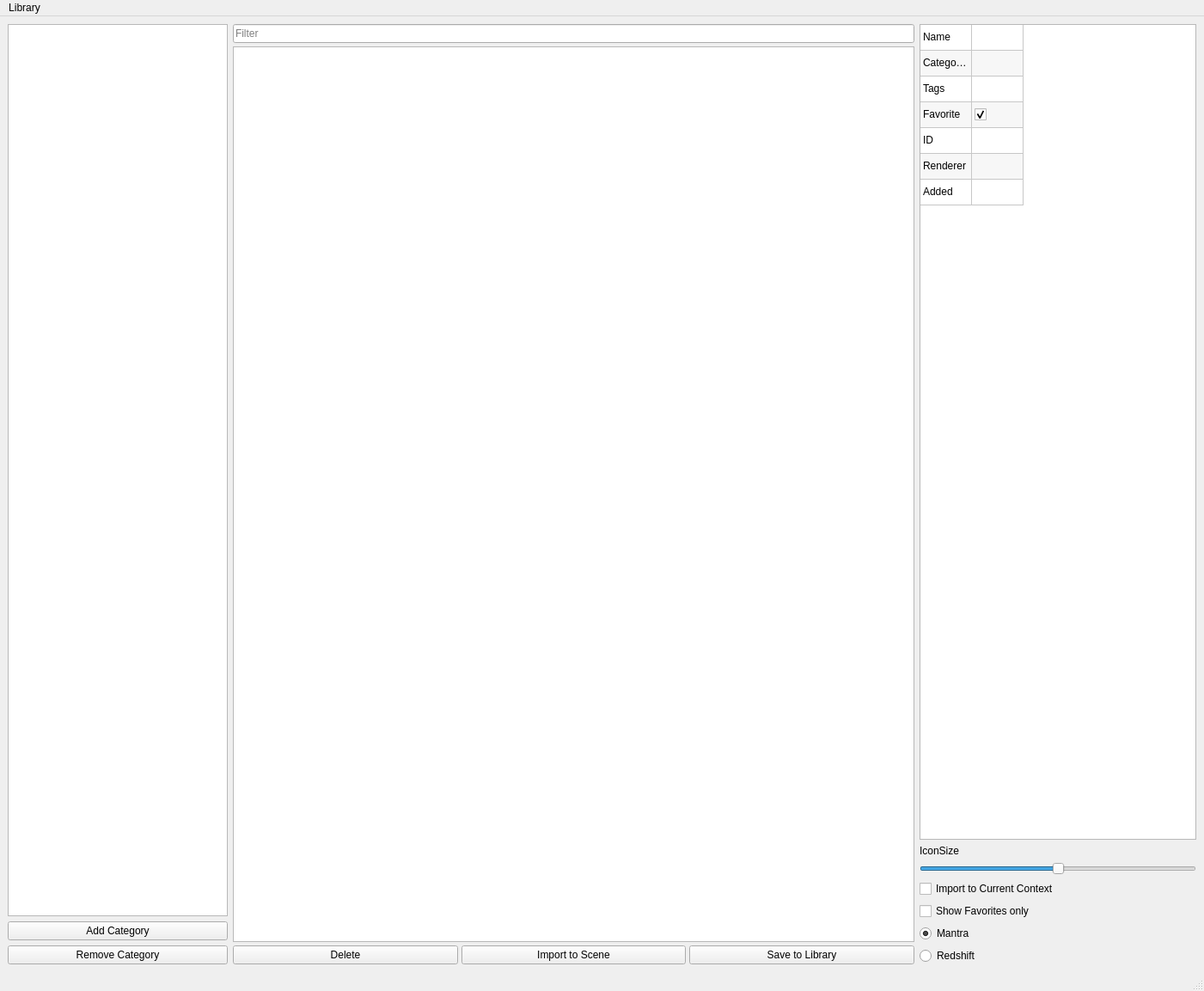
<?xml version="1.0" encoding="UTF-8"?>
<ui version="4.0">
 <class>MainWindow</class>
 <widget class="QMainWindow" name="MainWindow">
  <property name="geometry">
   <rect>
    <x>0</x>
    <y>0</y>
    <width>1401</width>
    <height>1153</height>
   </rect>
  </property>
  <property name="sizePolicy">
   <sizepolicy hsizetype="Preferred" vsizetype="Preferred">
    <horstretch>0</horstretch>
    <verstretch>0</verstretch>
   </sizepolicy>
  </property>
  <property name="minimumSize">
   <size>
    <width>500</width>
    <height>400</height>
   </size>
  </property>
  <property name="windowTitle">
   <string>MainWindow</string>
  </property>
  <widget class="QWidget" name="centralwidget">
   <property name="sizePolicy">
    <sizepolicy hsizetype="Expanding" vsizetype="Expanding">
     <horstretch>0</horstretch>
     <verstretch>0</verstretch>
    </sizepolicy>
   </property>
   <layout class="QVBoxLayout" name="verticalLayout">
    <item>
     <layout class="QHBoxLayout" name="hlayout_center">
      <property name="sizeConstraint">
       <enum>QLayout::SetDefaultConstraint</enum>
      </property>
      <item>
       <layout class="QVBoxLayout" name="verticalLayout_2">
        <property name="sizeConstraint">
         <enum>QLayout::SetMaximumSize</enum>
        </property>
        <item>
         <widget class="QListWidget" name="listw_catview">
          <property name="sizePolicy">
           <sizepolicy hsizetype="Minimum" vsizetype="MinimumExpanding">
            <horstretch>0</horstretch>
            <verstretch>0</verstretch>
           </sizepolicy>
          </property>
          <property name="minimumSize">
           <size>
            <width>80</width>
            <height>0</height>
           </size>
          </property>
          <property name="contextMenuPolicy">
           <enum>Qt::CustomContextMenu</enum>
          </property>
          <property name="editTriggers">
           <set>QAbstractItemView::NoEditTriggers</set>
          </property>
          <property name="showDropIndicator" stdset="0">
           <bool>false</bool>
          </property>
         </widget>
        </item>
        <item>
         <widget class="QPushButton" name="btn_add_cat">
          <property name="text">
           <string>Add Category</string>
          </property>
         </widget>
        </item>
        <item>
         <layout class="QHBoxLayout" name="horizontalLayout">
          <item>
           <widget class="QPushButton" name="btn_rmv_cat">
            <property name="text">
             <string>Remove Category</string>
            </property>
           </widget>
          </item>
         </layout>
        </item>
       </layout>
      </item>
      <item>
       <layout class="QVBoxLayout" name="vlayout_right">
        <property name="spacing">
         <number>4</number>
        </property>
        <property name="sizeConstraint">
         <enum>QLayout::SetDefaultConstraint</enum>
        </property>
        <property name="rightMargin">
         <number>0</number>
        </property>
        <item>
         <widget class="QLineEdit" name="line_filter">
          <property name="placeholderText">
           <string>Filter</string>
          </property>
         </widget>
        </item>
        <item>
         <widget class="QListWidget" name="listw_matview">
          <property name="contextMenuPolicy">
           <enum>Qt::CustomContextMenu</enum>
          </property>
          <property name="autoScrollMargin">
           <number>16</number>
          </property>
          <property name="editTriggers">
           <set>QAbstractItemView::CurrentChanged|QAbstractItemView::DoubleClicked|QAbstractItemView::SelectedClicked</set>
          </property>
          <property name="showDropIndicator" stdset="0">
           <bool>false</bool>
          </property>
          <property name="dragEnabled">
           <bool>false</bool>
          </property>
          <property name="dragDropMode">
           <enum>QAbstractItemView::NoDragDrop</enum>
          </property>
          <property name="defaultDropAction">
           <enum>Qt::IgnoreAction</enum>
          </property>
          <property name="selectionMode">
           <enum>QAbstractItemView::ContiguousSelection</enum>
          </property>
          <property name="flow">
           <enum>QListView::LeftToRight</enum>
          </property>
          <property name="isWrapping" stdset="0">
           <bool>true</bool>
          </property>
          <property name="resizeMode">
           <enum>QListView::Adjust</enum>
          </property>
          <property name="layoutMode">
           <enum>QListView::SinglePass</enum>
          </property>
          <property name="spacing">
           <number>0</number>
          </property>
          <property name="gridSize">
           <size>
            <width>50</width>
            <height>50</height>
           </size>
          </property>
          <property name="viewMode">
           <enum>QListView::IconMode</enum>
          </property>
          <property name="uniformItemSizes">
           <bool>true</bool>
          </property>
         </widget>
        </item>
        <item>
         <layout class="QHBoxLayout" name="hlayout_edit">
          <item>
           <widget class="QPushButton" name="btn_delete">
            <property name="text">
             <string>Delete</string>
            </property>
           </widget>
          </item>
          <item>
           <widget class="QPushButton" name="btn_import">
            <property name="text">
             <string>Import to Scene</string>
            </property>
           </widget>
          </item>
          <item>
           <widget class="QPushButton" name="btn_save">
            <property name="text">
             <string>Save to Library</string>
            </property>
           </widget>
          </item>
         </layout>
        </item>
       </layout>
      </item>
      <item>
       <layout class="QVBoxLayout" name="verticalLayout_4">
        <item>
         <widget class="QTableWidget" name="widget_detail">
          <property name="sizePolicy">
           <sizepolicy hsizetype="Minimum" vsizetype="Expanding">
            <horstretch>0</horstretch>
            <verstretch>0</verstretch>
           </sizepolicy>
          </property>
          <property name="minimumSize">
           <size>
            <width>322</width>
            <height>0</height>
           </size>
          </property>
          <property name="toolTip">
           <string/>
          </property>
          <property name="lineWidth">
           <number>1</number>
          </property>
          <property name="horizontalScrollBarPolicy">
           <enum>Qt::ScrollBarAsNeeded</enum>
          </property>
          <property name="sizeAdjustPolicy">
           <enum>QAbstractScrollArea::AdjustToContents</enum>
          </property>
          <property name="autoScroll">
           <bool>true</bool>
          </property>
          <property name="autoScrollMargin">
           <number>16</number>
          </property>
          <property name="editTriggers">
           <set>QAbstractItemView::DoubleClicked|QAbstractItemView::SelectedClicked</set>
          </property>
          <property name="showDropIndicator" stdset="0">
           <bool>false</bool>
          </property>
          <property name="dragDropOverwriteMode">
           <bool>false</bool>
          </property>
          <property name="alternatingRowColors">
           <bool>true</bool>
          </property>
          <property name="selectionMode">
           <enum>QAbstractItemView::SingleSelection</enum>
          </property>
          <property name="showGrid">
           <bool>true</bool>
          </property>
          <property name="gridStyle">
           <enum>Qt::SolidLine</enum>
          </property>
          <property name="wordWrap">
           <bool>true</bool>
          </property>
          <property name="cornerButtonEnabled">
           <bool>false</bool>
          </property>
          <property name="rowCount">
           <number>7</number>
          </property>
          <property name="columnCount">
           <number>2</number>
          </property>
          <attribute name="horizontalHeaderVisible">
           <bool>false</bool>
          </attribute>
          <attribute name="horizontalHeaderMinimumSectionSize">
           <number>60</number>
          </attribute>
          <attribute name="horizontalHeaderDefaultSectionSize">
           <number>60</number>
          </attribute>
          <attribute name="horizontalHeaderHighlightSections">
           <bool>false</bool>
          </attribute>
          <attribute name="horizontalHeaderShowSortIndicator" stdset="0">
           <bool>false</bool>
          </attribute>
          <attribute name="verticalHeaderVisible">
           <bool>false</bool>
          </attribute>
          <attribute name="verticalHeaderDefaultSectionSize">
           <number>30</number>
          </attribute>
          <attribute name="verticalHeaderHighlightSections">
           <bool>false</bool>
          </attribute>
          <row/>
          <row/>
          <row/>
          <row/>
          <row/>
          <row/>
          <row/>
          <column/>
          <column/>
          <item row="0" column="0">
           <property name="text">
            <string notr="true">Name</string>
           </property>
           <property name="toolTip">
            <string notr="true"/>
           </property>
           <property name="whatsThis">
            <string notr="true"/>
           </property>
           <property name="flags">
            <set>ItemIsEnabled</set>
           </property>
          </item>
          <item row="0" column="1">
           <property name="text">
            <string notr="true"/>
           </property>
           <property name="flags">
            <set>ItemIsEditable|ItemIsEnabled</set>
           </property>
          </item>
          <item row="1" column="0">
           <property name="text">
            <string notr="true">Categories</string>
           </property>
           <property name="toolTip">
            <string notr="true"/>
           </property>
           <property name="whatsThis">
            <string notr="true"/>
           </property>
           <property name="flags">
            <set>ItemIsEnabled</set>
           </property>
          </item>
          <item row="1" column="1">
           <property name="text">
            <string notr="true"/>
           </property>
           <property name="flags">
            <set>ItemIsEditable|ItemIsEnabled</set>
           </property>
          </item>
          <item row="2" column="0">
           <property name="text">
            <string notr="true">Tags</string>
           </property>
           <property name="toolTip">
            <string notr="true"/>
           </property>
           <property name="whatsThis">
            <string notr="true"/>
           </property>
           <property name="flags">
            <set>ItemIsEnabled</set>
           </property>
          </item>
          <item row="2" column="1">
           <property name="text">
            <string notr="true"/>
           </property>
           <property name="toolTip">
            <string notr="true"/>
           </property>
           <property name="whatsThis">
            <string notr="true"/>
           </property>
           <property name="flags">
            <set>ItemIsEditable|ItemIsEnabled</set>
           </property>
          </item>
          <item row="3" column="0">
           <property name="text">
            <string notr="true">Favorite</string>
           </property>
           <property name="toolTip">
            <string notr="true"/>
           </property>
           <property name="whatsThis">
            <string notr="true"/>
           </property>
           <property name="flags">
            <set>ItemIsEnabled</set>
           </property>
          </item>
          <item row="3" column="1">
           <property name="text">
            <string notr="true"/>
           </property>
           <property name="toolTip">
            <string notr="true"/>
           </property>
           <property name="whatsThis">
            <string notr="true"/>
           </property>
           <property name="checkState">
            <enum>Checked</enum>
           </property>
           <property name="flags">
            <set>ItemIsUserCheckable|ItemIsEnabled</set>
           </property>
          </item>
          <item row="4" column="0">
           <property name="text">
            <string notr="true">ID</string>
           </property>
           <property name="toolTip">
            <string notr="true"/>
           </property>
           <property name="whatsThis">
            <string notr="true"/>
           </property>
           <property name="flags">
            <set>ItemIsEnabled</set>
           </property>
          </item>
          <item row="4" column="1">
           <property name="text">
            <string notr="true"/>
           </property>
           <property name="toolTip">
            <string notr="true"/>
           </property>
           <property name="whatsThis">
            <string notr="true"/>
           </property>
           <property name="flags">
            <set>ItemIsEnabled</set>
           </property>
          </item>
          <item row="5" column="0">
           <property name="text">
            <string>Renderer</string>
           </property>
          </item>
          <item row="5" column="1">
           <property name="text">
            <string notr="true"/>
           </property>
           <property name="toolTip">
            <string notr="true"/>
           </property>
           <property name="whatsThis">
            <string notr="true"/>
           </property>
           <property name="flags">
            <set>ItemIsEnabled</set>
           </property>
          </item>
          <item row="6" column="0">
           <property name="text">
            <string>Added</string>
           </property>
          </item>
          <item row="6" column="1">
           <property name="text">
            <string notr="true"/>
           </property>
           <property name="toolTip">
            <string notr="true"/>
           </property>
           <property name="whatsThis">
            <string notr="true"/>
           </property>
           <property name="flags">
            <set>ItemIsEnabled</set>
           </property>
          </item>
         </widget>
        </item>
        <item>
         <widget class="QLabel" name="label">
          <property name="text">
           <string>IconSize</string>
          </property>
         </widget>
        </item>
        <item>
         <widget class="QSlider" name="slide_iconSize">
          <property name="sizePolicy">
           <sizepolicy hsizetype="Minimum" vsizetype="Fixed">
            <horstretch>0</horstretch>
            <verstretch>0</verstretch>
           </sizepolicy>
          </property>
          <property name="minimum">
           <number>0</number>
          </property>
          <property name="maximum">
           <number>512</number>
          </property>
          <property name="value">
           <number>256</number>
          </property>
          <property name="orientation">
           <enum>Qt::Horizontal</enum>
          </property>
         </widget>
        </item>
        <item>
         <widget class="QCheckBox" name="cb_context">
          <property name="text">
           <string>Import to Current Context</string>
          </property>
         </widget>
        </item>
        <item>
         <widget class="QCheckBox" name="cb_FavsOnly">
          <property name="text">
           <string>Show Favorites only</string>
          </property>
         </widget>
        </item>
        <item>
         <widget class="QRadioButton" name="cb_Mantra">
          <property name="text">
           <string>Mantra</string>
          </property>
          <property name="checked">
           <bool>true</bool>
          </property>
         </widget>
        </item>
        <item>
         <widget class="QRadioButton" name="cb_Redshift">
          <property name="text">
           <string>Redshift</string>
          </property>
          <property name="checked">
           <bool>false</bool>
          </property>
         </widget>
        </item>
       </layout>
      </item>
     </layout>
    </item>
   </layout>
  </widget>
  <widget class="QMenuBar" name="menubar">
   <property name="geometry">
    <rect>
     <x>0</x>
     <y>0</y>
     <width>1401</width>
     <height>20</height>
    </rect>
   </property>
   <property name="font">
    <font>
     <family>Segoe UI</family>
     <pointsize>9</pointsize>
     <weight>50</weight>
     <bold>false</bold>
    </font>
   </property>
   <widget class="QMenu" name="menu_file">
    <property name="font">
     <font>
      <pointsize>9</pointsize>
     </font>
    </property>
    <property name="title">
     <string>Library</string>
    </property>
    <addaction name="action_updateAll"/>
    <addaction name="separator"/>
    <addaction name="action_prefs"/>
   </widget>
   <addaction name="menu_file"/>
  </widget>
  <widget class="QStatusBar" name="statusbar"/>
  <action name="action_updateAll">
   <property name="text">
    <string>Update All Materials</string>
   </property>
  </action>
  <action name="action_prefs">
   <property name="text">
    <string>Preferences</string>
   </property>
  </action>
  <action name="action_deleteMaterial">
   <property name="text">
    <string>_deleteMaterial</string>
   </property>
  </action>
 </widget>
 <resources/>
 <connections/>
</ui>
